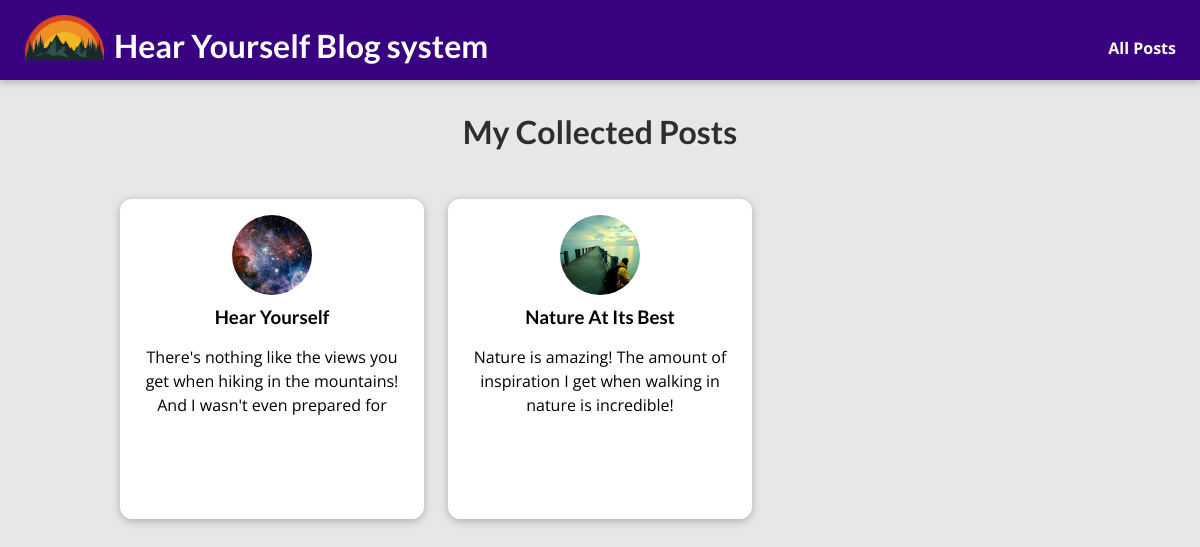
Before: /posts with the older database file.
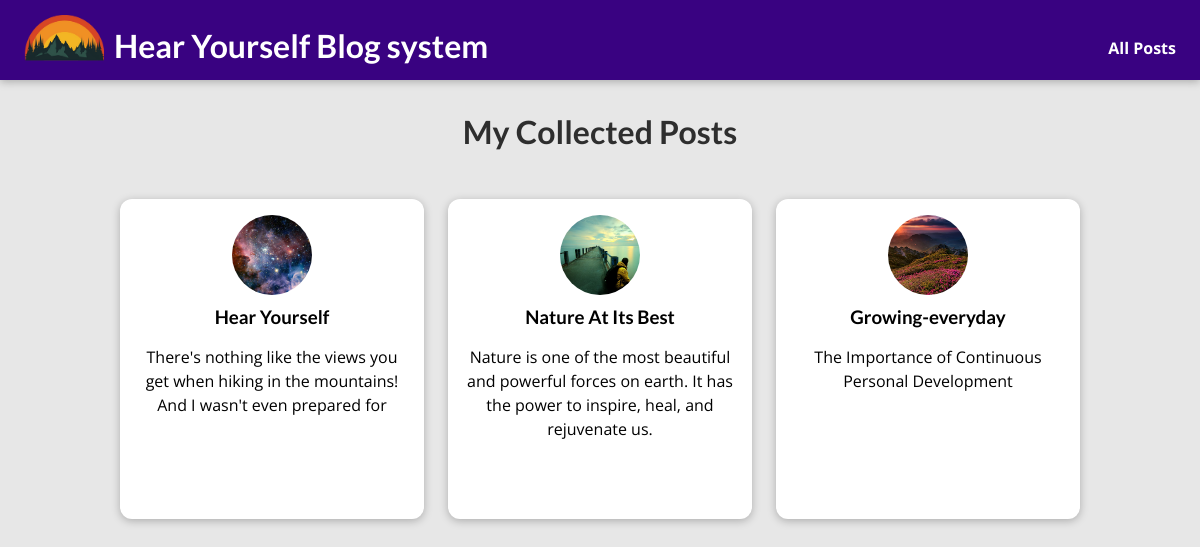
After: the same page with the newer database file.
### blog/models.py (models this page shows, shortened)
class addPost(models.Model):
    slug = models.CharField(max_length=30, null=True)
    image = models.CharField(max_length=15, null=True)
    author = models.CharField(max_length=15, null=True)
    date = models.DateField(("Date"), default=date.today)
    title =models.CharField(max_length=50, null=True)
    shortContent = models.TextField(null=True)
    content = tinymce_models.HTMLField()

### blog/views.py (the view)
# urls.py: path("posts", views.posts, name="posts-page"),
def posts(request):
    allpost = addPost.objects.all()
    return render(request,"blog/all-posts.html",{
        "all_posts": allpost
    })

### blog/templates/blog/all-posts.html (shortened to what this page needs)
{% extends "base.html" %}
{% load static %}
{% block css_files %}
 <link rel="stylesheet" href="{% static 'blog/post.css' %}" />
 <link rel="stylesheet" href="{% static 'blog/all-posts.css' %}" />
{% endblock %}
{% block content%}
<section id="all-posts">
<h2>My Collected Posts</h2>
 <ul>
    {% for post in all_posts %}
      {% include "blog/includes/post.html" %}
    {% endfor %}
 </ul>
</section>
{% endblock %}

### blog/templates/blog/includes/post.html
{% load static %}
<li>
    <article class="post">
        <a href="{% url "post-detail-page" post.slug %}">
            <img src="{% static "blog/images/"|add:post.image %}" alt="{{ post.title }}" />
            <div class="post__content">
                <h3>{{ post.title }}</h3>
                <p>
                     {{ post.shortContent|linebreaksbr }}
                </p>
            </div>
        </a>
    </article>
</li>

Changed rows visible on the page:
changed addPost "Nature At Its Best": shortContent "Nature is amazing! The amount of inspiration I get when walking in nature is incredible!" → "Nature is one of the most beautiful and powerful forces on earth. It has the power to inspire, heal, and rejuvenate us."
added addPost: image (picture), title "Growing-everyday", shortContent "The Importance of Continuous Personal Development"
